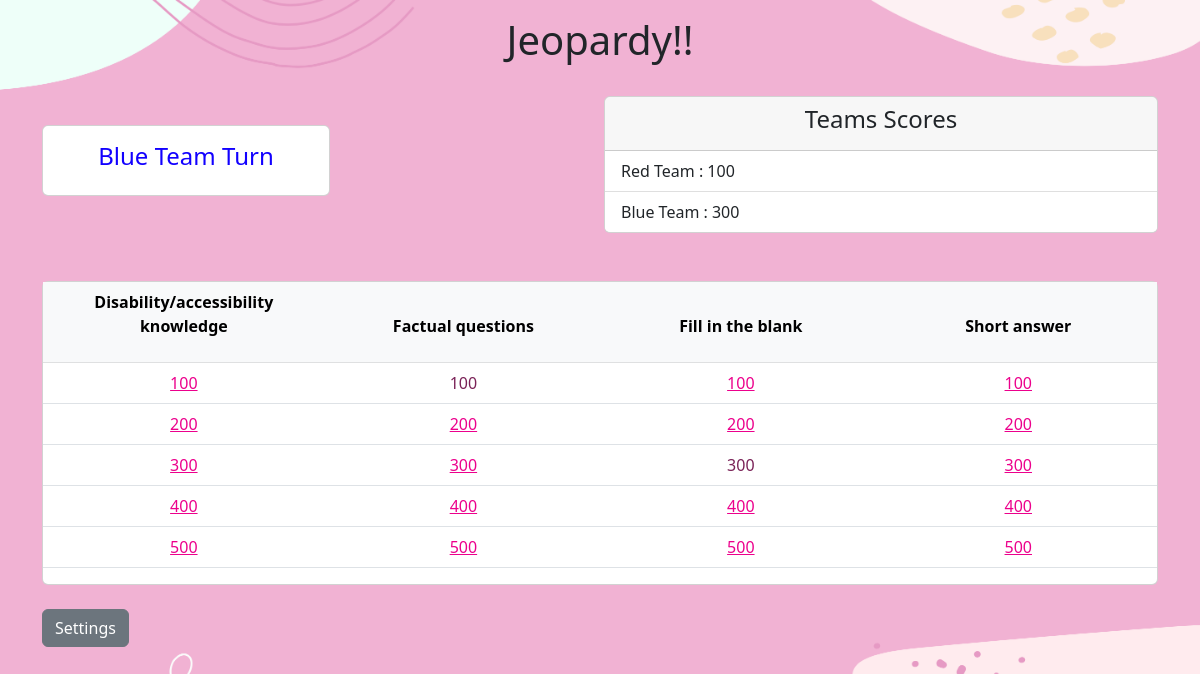
/board/2, run on an earlier commit of the app's database.
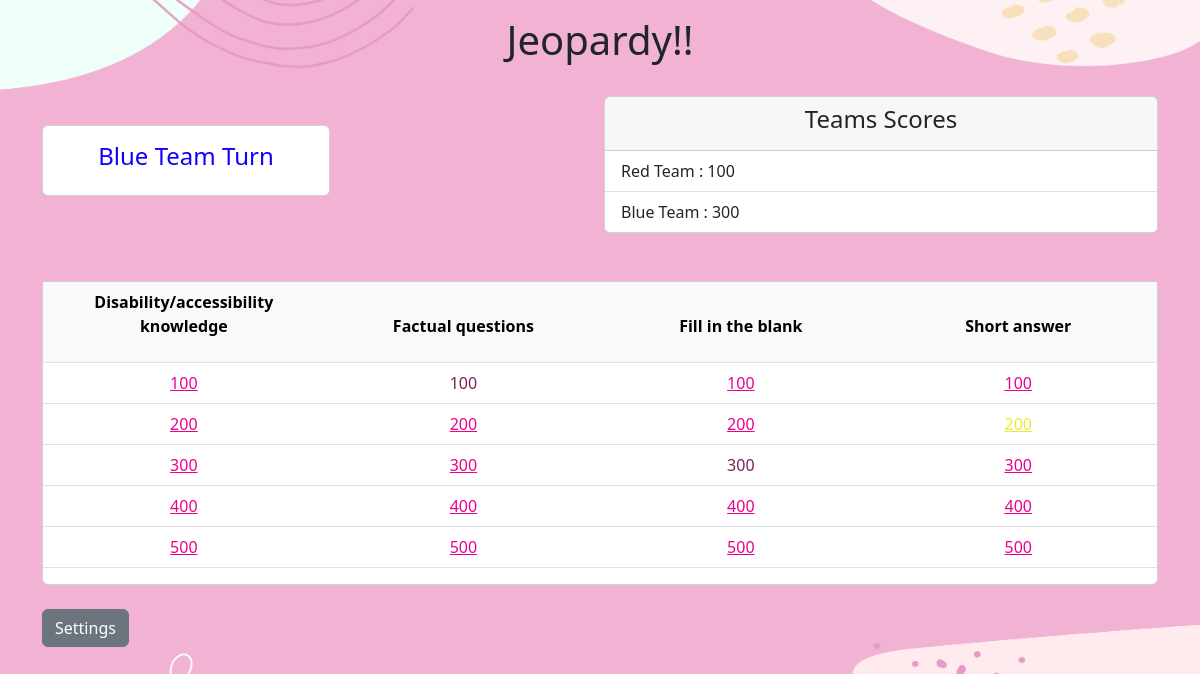
And on a later commit of the database.
### jeopardy/models.py (models this page shows, shortened)
class Team(models.Model):
    teamName = models.CharField(max_length=50)
    correct = models.ManyToManyField(Question,blank=True, related_name="correct")
    incorrect = models.ManyToManyField(Question,blank=True, related_name="incorect")
    def __str__(self):
        return self.teamName
    color = ColorField(default='#FF0000')

class Topic(models.Model):
    name = models.CharField(max_length=50)
    def __str__(self):
        return self.name

class Question(models.Model):
    topic = models.ForeignKey(Topic, on_delete=models.CASCADE)
    points = models.ForeignKey(Point, on_delete=models.CASCADE)
    question = models.TextField(max_length=255)
    color = ColorField(default='#EC008C')
    answer = models.TextField(max_length=255)

class Point(models.Model):
    points = models.IntegerField()
    def __str__(self):
        return str(self.points)

### jeopardy/views.py (the view)
# urls.py: path("board/<int:team_id>", board, name= "board"),
def board(request,team_id):
    questions = Question.objects.all()
    topics = Topic.objects.all()
    points = Point.objects.all()
    activeTeam = Team.objects.get(id = team_id)
    teams = Team.objects.all()
    questions_parced = []
    for point in points:
        points_list = []
        for question in questions:
            if question.points == point:
                points_list.append(question)
        questions_parced.append(points_list)
    teams_with_total = []
    for team in teams:
        score = 0
        for qusiton in team.correct.all():
            score += int(qusiton.points.points)
        teams_with_total.append((team,score))
    context = {
        "questions": questions_parced,
        "topics" : topics,
        "activeTeam" : activeTeam,
        "team_id" : team_id,
        "teams" : teams_with_total,
        }
    return render(request, 'jeopardy/jeopardy.html', context)

### jeopardy/templates/jeopardy/jeopardy.html
{% extends 'jeopardy/base.html' %}
{% block content %}
<h1 class = "text-center mt-3">Jeopardy!!</h1>
<div class="row justify-content-center align-items-center g-2">
  <div class="col">
    <div class="card mt-3" style = "width: 18rem;">
      <div class="card-body">
        <h4 class="card-title text-center" style = "color: {{activeTeam.color}};">{{activeTeam}} Turn </h4>
      </div>
    </div>
  </div>
  <div class="col">
    <div class="card mt-4">
      <div class="card-header">
        <h4 class="card-title text-center">Teams Scores</h4>
      </div>
      <ul class="list-group list-group-flush">
        {% for team in teams %}
        <li class="list-group-item">{{team.0}} : {{team.1}}</li>
        {% endfor %}
      </ul>
    </div>
  </div>
</div>
<div class="card mt-5">
  <div class="table-responsive">
    <table class="table">
      <thead class="table-light">
        <tr>
          {% for topic in topics %}
          <th scope="col" style="width: 12rem;"><p class = "text-center">{{topic}}<p></th>
          {% endfor %}
        </tr>
      </thead>
      <tbody>
        {% for points in questions %}
        <tr class="">
          {% for question in points %}
          <td class = "text-center">
            {% if question.incorect.all.count != 0 or question.correct.all.count != 0 %}
            <p class="mb-0 pink_disabled">{{question.points}}</p>
            {% else %}
            <a href="/question/{{question.id}}/{{team_id}}" style = "color: {{question.color}}">{{question.points}}</a><br>
            {% endif %}
          </td>
          {% endfor %}
        </tr>
        {% endfor %}
      </tbody>
    </table>
  </div>
</div>
<a class="btn btn-secondary mt-4" href="/admin">Settings</a>
{% endblock content %}

### jeopardy/templates/jeopardy/base.html (shortened to what this page needs)
<!doctype html>
<html lang="en">
{% load static %}
<head>
  <link href="https://cdn.jsdelivr.net/npm/bootstrap@5.2.1/dist/css/bootstrap.min.css" rel="stylesheet">
  <link rel = "stylesheet" href = "{% static 'jeopardy/style.css' %}">
</head>
<body class = "body">
  <div class="container">
    {% block content %}
    {% endblock content %}
    <br><br><br><br>
  </div>
</body>
</html>

### jeopardy/static/jeopardy/style.css (style rules this page uses)
.body { background: url("Top.png") top no-repeat, url("Bottom.png") bottom no-repeat; background-size: 100%, 100%; background-color: #F1B2D3; }
.pink_disabled { color: #7a2257 }

What changed in the data, as far as the page shows it:
changed Question (number 8 of 20 on the later page): color "#EC008C" → "#ECEA31" (drawn)
